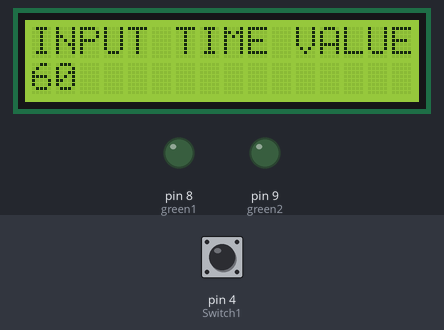
Bench run of a sketch on a simulated Arduino Uno, built with avr-gcc and run on an emulated ATmega328P. Parts: 16×2 character LCD, output pins drawn as LEDs (lit = HIGH). Inputs (shaded band) come from the test bench; at power-on: pin 4 (Switch1) HIGH. Pins used as bus, display or sensor lines are not drawn.

Above: at 0.1 s.
At 15.2 s:
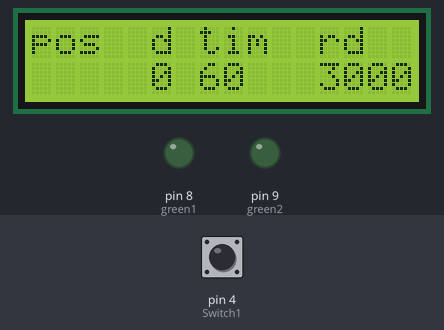
At 17.4 s:
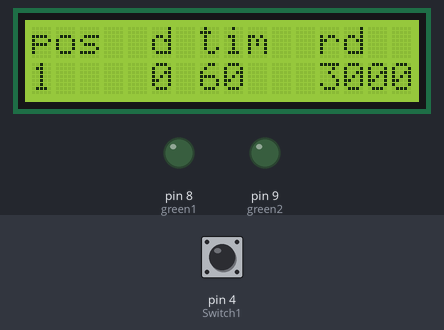
At 77.6 s:
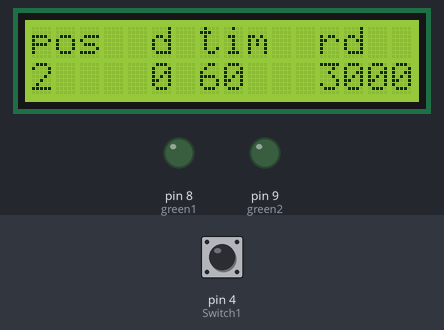
Timing chart, 0 to 79.1 s (numbered marks = the images above):
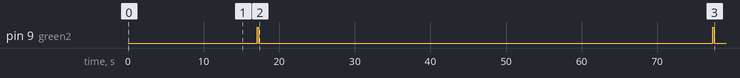

Measured:
- by itself, pin 9 (green2): alternates HIGH for 0.20 s and LOW for 60.0 s
- what the display in image 1 shows lasts 2.0 s, from 15.1 s to 17.1 s
- what the display in image 2 shows lasts 60.2 s, from 17.1 s to 77.3 s

The sketch:

nextimer.ino
```cpp
#include <Wire.h>
#include <LiquidCrystal_I2C.h>
#include <EEPROM.h>
int addr = 0;
LiquidCrystal_I2C lcd(0x27,16,2);
int brown1 = 6;
int brown2 = 7;
int green1 = 8;
int green2 = 9;
int pos=0;
int dis=0;
long timer1=60000;
long timer2=30000;
long timer3=15000;
long timer4=10000;
long timer5=5000;
long timer6=1000;
long timer=timer1;
int rd=3000;
int tobeornottobe=0;
//
int Switch1 = 4;
int button;
int cod=0;
//

void setup()
{
  lcd.init();   // initialize the lcd
  lcd.backlight();
    pinMode(green1, OUTPUT);
    pinMode(green2, OUTPUT);
    pinMode(brown1, OUTPUT);
    pinMode(brown2, OUTPUT);
    pinMode(Switch1, INPUT);
}
void loop()
{
 if(tobeornottobe==0)
 {
 getinput();
 tobeornottobe++;
 }
}
void getinput()
{
  initlcd2();
  while(1)
  {
  button=pulseIn(Switch1,HIGH,15000000);
 if(button==0){break;}
 if(button!=0) {  pressed();}
  }
  something();
}
void pressed()
{
  if (cod==0){
             timer=timer2;
             cod++;
             initlcd2();
  }
  else if(cod==1){
                  timer=timer3;
                  cod++;
                  initlcd2();
  }
  else if(cod==2){
                  timer=timer4;
                  cod++;
                  initlcd2();
  }
  else if(cod==3){
                  timer=timer5;
                  cod++;
                  initlcd2();
  }
   else if(cod==4){
                  timer=timer6;
                  cod++;
                  initlcd2();
  }
  else if (cod!=0){
                   timer=timer1;
                   cod=0;
                   initlcd2();
  }
}

void initlcd2()
{
  lcd.clear();
  lcd.setCursor(0,0);
  lcd.print("INPUT TIME VALUE:");
  lcd.setCursor(0,1);
  lcd.print(timer/1000);
}

void initlcd()
{
  lcd.clear();
  lcd.setCursor(0,0);
  lcd.print("pos");
  lcd.setCursor(5,0);
  lcd.print("d");
  lcd.setCursor(5,1);
  lcd.print(dis);
  lcd.setCursor(7,0);
  lcd.print("tim");
  lcd.setCursor(7,1);
  lcd.print(timer/1000);
  lcd.setCursor(12,0);
  lcd.print("rd");
  lcd.setCursor(12,1);
  lcd.print(rd);
}

void something()
{

  initlcd();
  delay(2000);
    for(int i=1; i<= rd; i++)
  {
    lcd.setCursor(0,1);
    lcd.print(i);
   all();
   delay(200);
   ting();
   delay(timer);

  }

}

void all()
{
          digitalWrite(green1,LOW);
          digitalWrite(green2,HIGH);
          digitalWrite(brown1,LOW);
          digitalWrite(brown2,HIGH);

}


void ting()
        {
          digitalWrite(green1,LOW);
          digitalWrite(green2,LOW);
          digitalWrite(brown1,LOW);
          digitalWrite(brown2,LOW);
        }

void write(int value)
{
EEPROM.write(addr,value);
addr=addr+1;
if(addr==512)
{
  addr=0;
  delay(100);
}
}


void read(int addr)
{
  int value=0;
  for(int i=0;i<10;i++)
  {
    value= EEPROM.read(addr++);
  }
}
```
